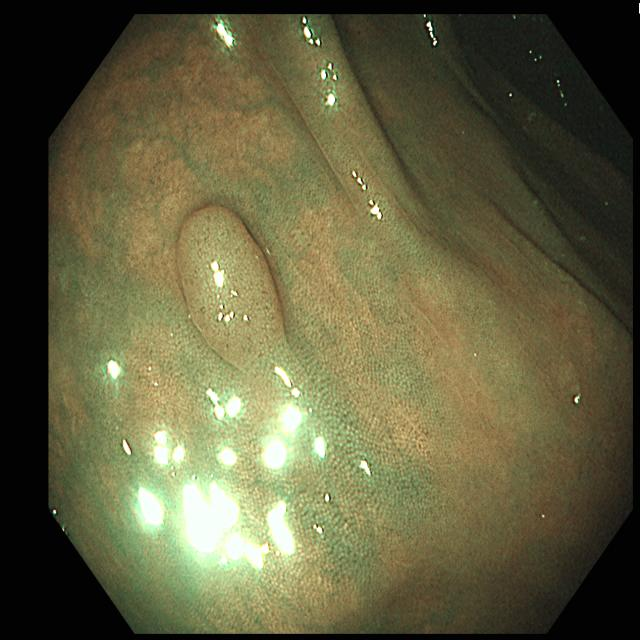
#> input picture Diagnosis_Platform/batch_io/batch_input/1100262-001-1_png.rf.389ee6d7cc53bcee0c08380aebeb88a8.png, 640 x 640 px
$ python -i feature_extraction.py   (imports and definitions only)   (older library calls are emulated)
#> lines starting #> are read from the running program, lines starting #| are printed output that depends on the picture
#> further down, picture is the input picture: shape (640, 640, 3); mean B, G, R 64.3, 95.6, 98.3
import cv2
import numpy as np
from PIL import Image
from scipy.spatial.distance import cdist
from skimage.feature import graycomatrix, graycoprops


def sharpen_image(image):
    img_gray = cv2.cvtColor(image, cv2.COLOR_BGR2GRAY)
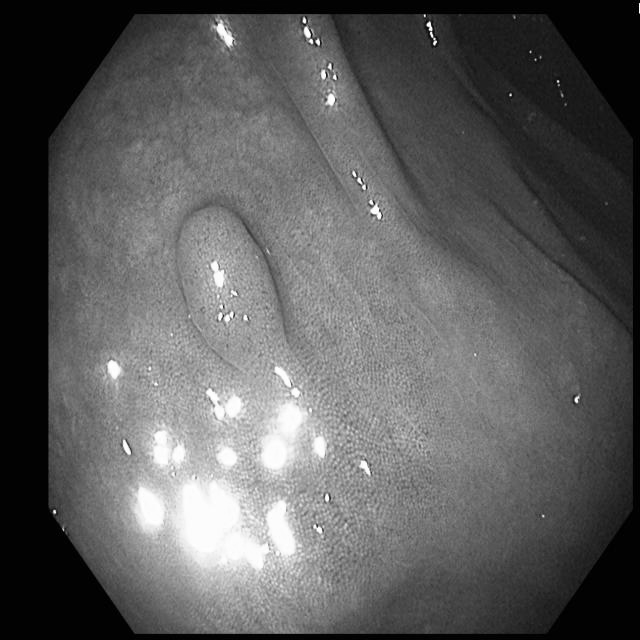
#> img_gray: shape (640, 640); min 0, max 255, mean 92.8
    img_blurred = cv2.GaussianBlur(img_gray, (5, 5), 0)
    img_sharpened = cv2.Laplacian(img_blurred, cv2.CV_8U, ksize=5)
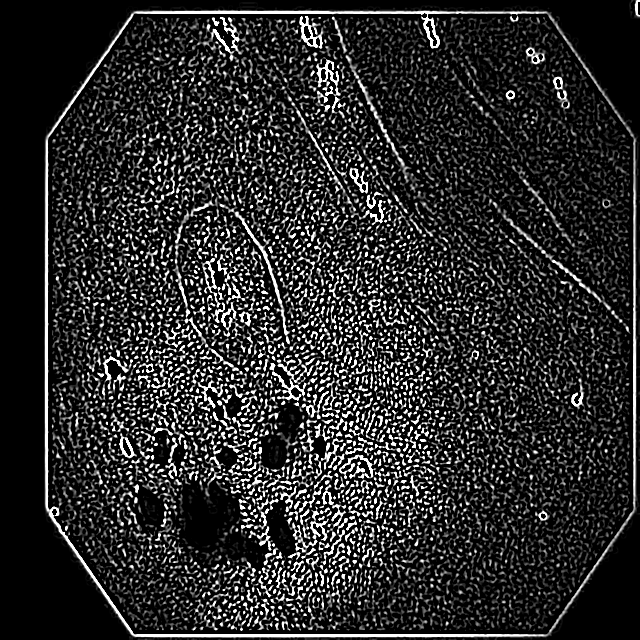
#> img_sharpened: shape (640, 640); min 0, max 255, mean 43
    return img_sharpened


# [60 lines left out: functions binary_threshold, fit_ellipse, calibrate_image, calculate_size, not called in this run]


class ImageFeatureExtractor:
    # [4 lines left out: function __init__, not called in this run]

    """
    Feature Group 1: Edge-based features
    """

    # [38 lines left out: function calculate_edge_features, not called in this run]

    """
    Feature Group 2: Histogram-based features
    """

    # [65 lines left out: function calculate_histogram_features, not called in this run]

    """
    Feature Group 3: Transition-based features
    """

    # [94 lines left out: function calculate_transition_features, not called in this run]

    """
    Feature Group 4: GLCM-based features
    """

    # [18 lines left out: function calculate_glcm_features, not called in this run]

    """
    Feature Group 5: Morphology features
    """

    # [90 lines left out: functions calculate_morphology_color, calculate_morphology_BED, not called in this run]

    """
    Feature Extraction
    """

    # [86 lines left out: functions preprocess, process, not called in this run]

>>> import cv2
>>> picture = cv2.imread('batch_io/batch_input/1100262-001-1_png.rf.389ee6d7cc53bcee0c08380aebeb88a8.png')
>>> result = sharpen_image(picture)

$ run again, on Diagnosis_Platform/batch_io/batch_input/1100356-002-2_png.rf.379eaf4c467825f2308717f02b4d11bd.png
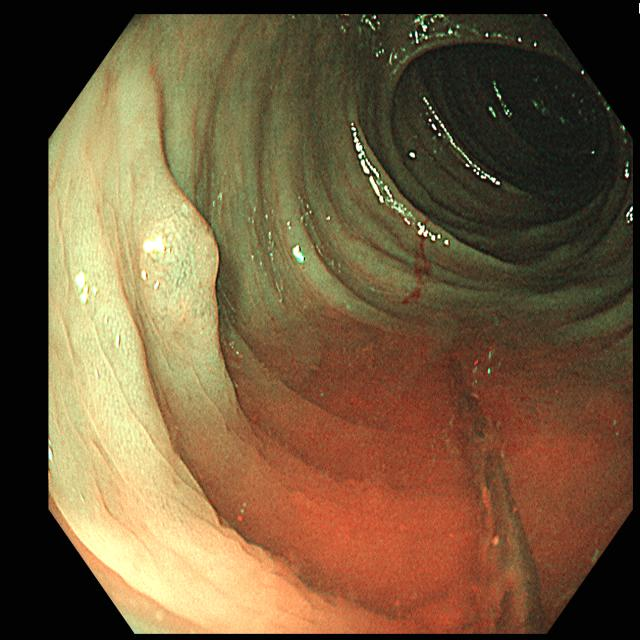
#> input picture Diagnosis_Platform/batch_io/batch_input/1100356-002-2_png.rf.379eaf4c467825f2308717f02b4d11bd.png, 640 x 640 px
#> picture is the input picture: shape (640, 640, 3); mean B, G, R 60.2, 90, 113.5
#> in sharpen_image, `img_gray = cv2.cvtColor(image, cv2.COLOR_BGR2GRAY)`:
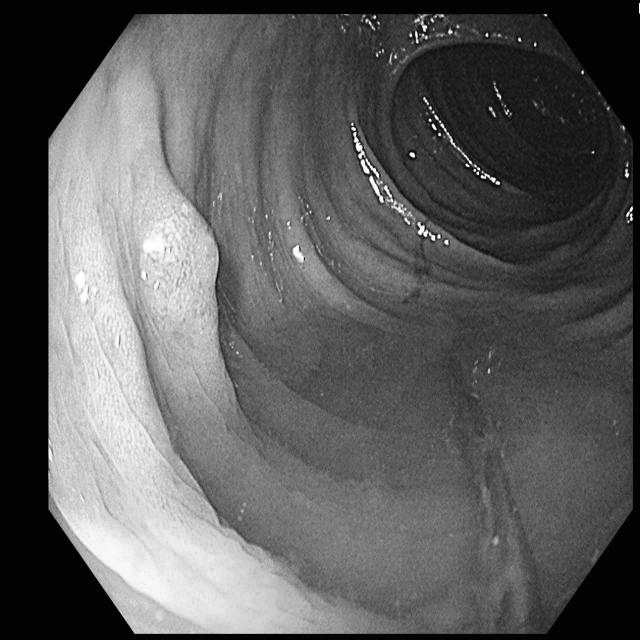
#> img_gray: shape (640, 640); min 0, max 255, mean 93.6
#> in sharpen_image, `img_sharpened = cv2.Laplacian(img_blurred, cv2.CV_8U, ksize=5)`:
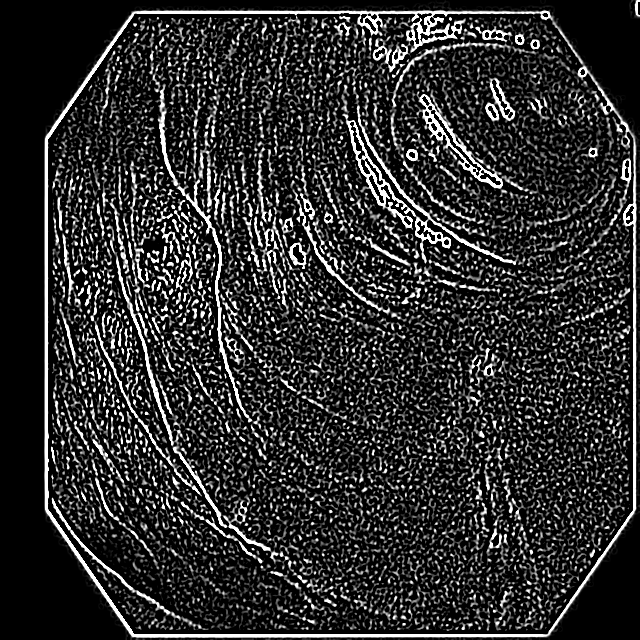
#> img_sharpened: shape (640, 640); min 0, max 255, mean 46.2

$ run again, on Diagnosis_Platform/batch_io/batch_input/1100376-003-2_png.rf.2e46251889a2bb901f5d8e29e4757d10.png
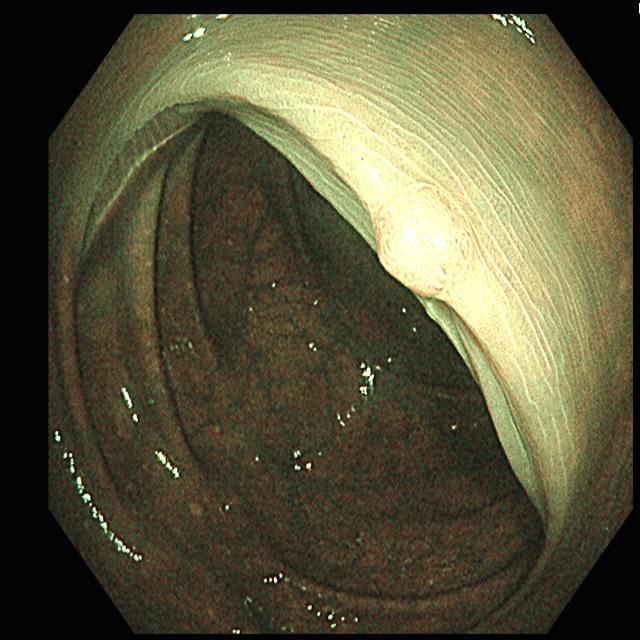
#> input picture Diagnosis_Platform/batch_io/batch_input/1100376-003-2_png.rf.2e46251889a2bb901f5d8e29e4757d10.png, 640 x 640 px
#> picture is the input picture: shape (640, 640, 3); mean B, G, R 58.3, 84.9, 88.3
#> in sharpen_image, `img_gray = cv2.cvtColor(image, cv2.COLOR_BGR2GRAY)`:
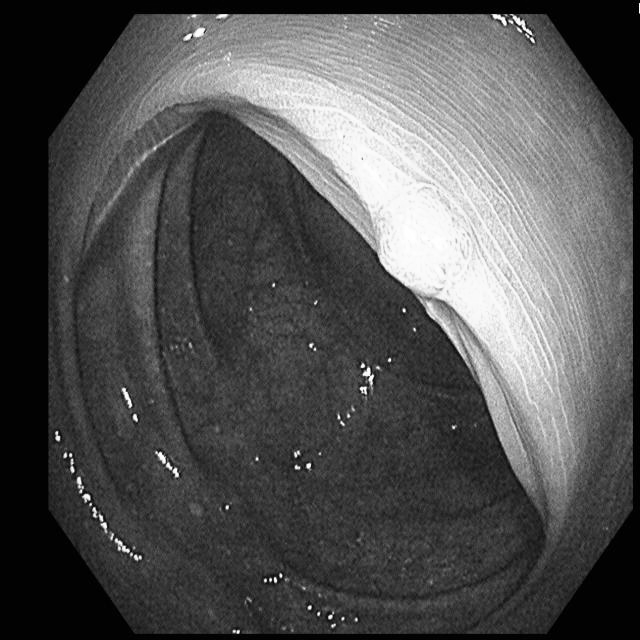
#> img_gray: shape (640, 640); min 0, max 255, mean 82.9
#> in sharpen_image, `img_sharpened = cv2.Laplacian(img_blurred, cv2.CV_8U, ksize=5)`:
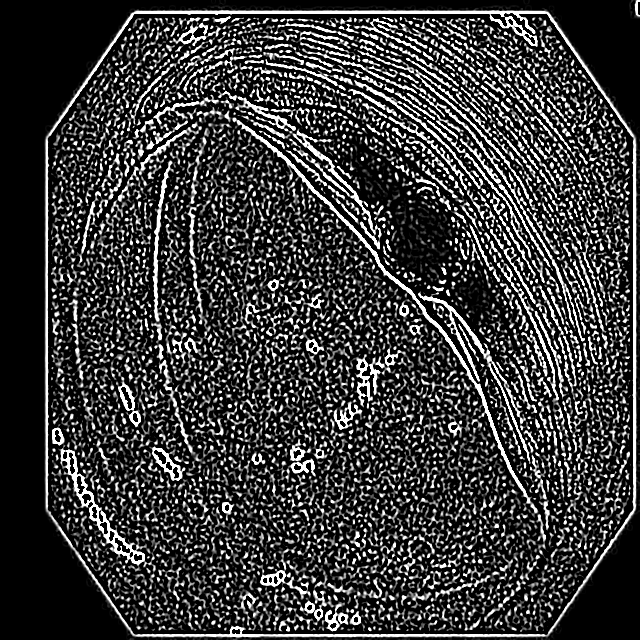
#> img_sharpened: shape (640, 640); min 0, max 255, mean 58.2

$ run again, on Diagnosis_Platform/batch_io/batch_input/1100410-001-1_png.rf.ac0cd8c4cb019a7cbead9cf24da60055.png
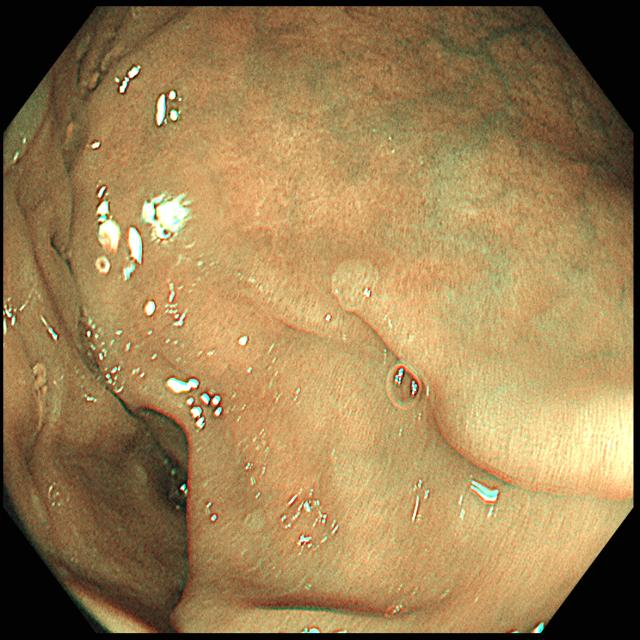
#> input picture Diagnosis_Platform/batch_io/batch_input/1100410-001-1_png.rf.ac0cd8c4cb019a7cbead9cf24da60055.png, 640 x 640 px
#> picture is the input picture: shape (640, 640, 3); mean B, G, R 83.2, 127.5, 156.2
#> in sharpen_image, `img_gray = cv2.cvtColor(image, cv2.COLOR_BGR2GRAY)`:
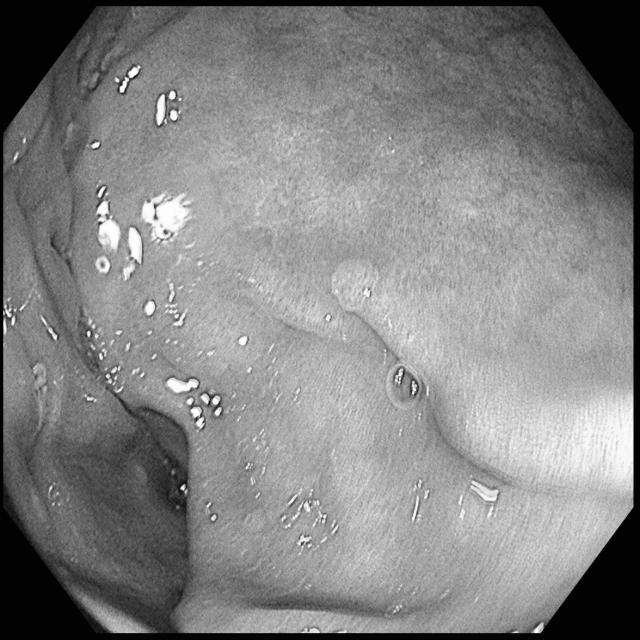
#> img_gray: shape (640, 640); min 0, max 255, mean 131
#> in sharpen_image, `img_sharpened = cv2.Laplacian(img_blurred, cv2.CV_8U, ksize=5)`:
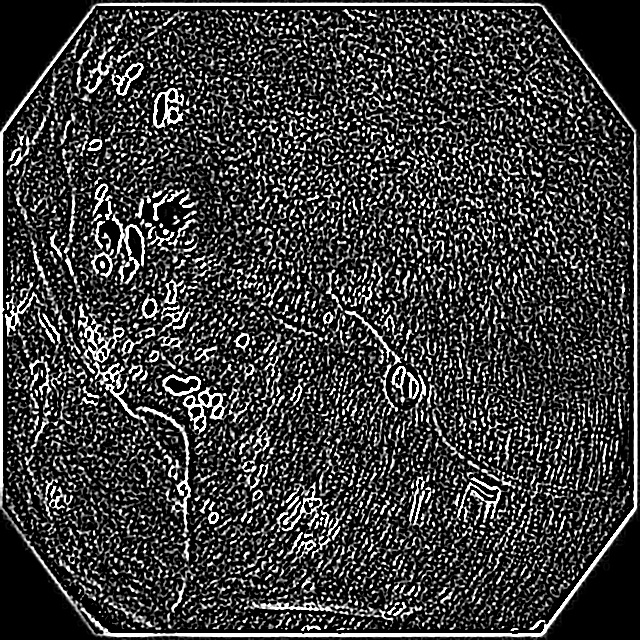
#> img_sharpened: shape (640, 640); min 0, max 255, mean 58.9
